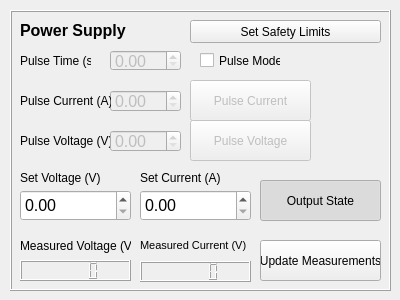
<?xml version="1.0" encoding="UTF-8"?>
<ui version="4.0">
 <class>Form</class>
 <widget class="QWidget" name="Form">
  <property name="geometry">
   <rect>
    <x>0</x>
    <y>0</y>
    <width>400</width>
    <height>300</height>
   </rect>
  </property>
  <property name="windowTitle">
   <string>Form</string>
  </property>
  <widget class="QFrame" name="frame">
   <property name="geometry">
    <rect>
     <x>10</x>
     <y>10</y>
     <width>381</width>
     <height>281</height>
    </rect>
   </property>
   <property name="frameShape">
    <enum>QFrame::Box</enum>
   </property>
   <property name="frameShadow">
    <enum>QFrame::Raised</enum>
   </property>
   <widget class="QLCDNumber" name="ps_current_lcd">
    <property name="geometry">
     <rect>
      <x>130</x>
      <y>251</y>
      <width>111</width>
      <height>21</height>
     </rect>
    </property>
    <property name="font">
     <font>
      <pointsize>12</pointsize>
      <weight>75</weight>
      <bold>true</bold>
     </font>
    </property>
   </widget>
   <widget class="QLabel" name="label_5">
    <property name="geometry">
     <rect>
      <x>130</x>
      <y>220</y>
      <width>111</width>
      <height>31</height>
     </rect>
    </property>
    <property name="font">
     <font>
      <pointsize>8</pointsize>
     </font>
    </property>
    <property name="text">
     <string>Measured Current (V)</string>
    </property>
   </widget>
   <widget class="QLCDNumber" name="ps_voltage_lcd">
    <property name="geometry">
     <rect>
      <x>10</x>
      <y>250</y>
      <width>111</width>
      <height>21</height>
     </rect>
    </property>
    <property name="font">
     <font>
      <pointsize>12</pointsize>
      <weight>75</weight>
      <bold>true</bold>
     </font>
    </property>
   </widget>
   <widget class="QLabel" name="label_4">
    <property name="geometry">
     <rect>
      <x>10</x>
      <y>225</y>
      <width>111</width>
      <height>21</height>
     </rect>
    </property>
    <property name="text">
     <string>Measured Voltage (V)</string>
    </property>
   </widget>
   <widget class="QDoubleSpinBox" name="ps_voltage_spinbox">
    <property name="geometry">
     <rect>
      <x>10</x>
      <y>180</y>
      <width>111</width>
      <height>31</height>
     </rect>
    </property>
    <property name="font">
     <font>
      <pointsize>12</pointsize>
     </font>
    </property>
   </widget>
   <widget class="QDoubleSpinBox" name="ps_current_spinbox">
    <property name="geometry">
     <rect>
      <x>130</x>
      <y>180</y>
      <width>111</width>
      <height>31</height>
     </rect>
    </property>
    <property name="font">
     <font>
      <pointsize>12</pointsize>
     </font>
    </property>
   </widget>
   <widget class="QLabel" name="label">
    <property name="geometry">
     <rect>
      <x>10</x>
      <y>160</y>
      <width>91</width>
      <height>16</height>
     </rect>
    </property>
    <property name="text">
     <string>Set Voltage (V)</string>
    </property>
   </widget>
   <widget class="QLabel" name="label_3">
    <property name="geometry">
     <rect>
      <x>130</x>
      <y>160</y>
      <width>91</width>
      <height>16</height>
     </rect>
    </property>
    <property name="text">
     <string>Set Current (A)</string>
    </property>
   </widget>
   <widget class="QDoubleSpinBox" name="ps_pulse_time_spinbox">
    <property name="enabled">
     <bool>false</bool>
    </property>
    <property name="geometry">
     <rect>
      <x>100</x>
      <y>40</y>
      <width>71</width>
      <height>21</height>
     </rect>
    </property>
    <property name="font">
     <font>
      <pointsize>12</pointsize>
     </font>
    </property>
   </widget>
   <widget class="QLabel" name="label_2">
    <property name="geometry">
     <rect>
      <x>10</x>
      <y>40</y>
      <width>71</width>
      <height>21</height>
     </rect>
    </property>
    <property name="text">
     <string>Pulse Time (s)</string>
    </property>
   </widget>
   <widget class="QCheckBox" name="ps_pulse_mode_checkbox">
    <property name="geometry">
     <rect>
      <x>190</x>
      <y>40</y>
      <width>81</width>
      <height>21</height>
     </rect>
    </property>
    <property name="text">
     <string>Pulse Mode</string>
    </property>
   </widget>
   <widget class="QPushButton" name="ps_output_button">
    <property name="geometry">
     <rect>
      <x>250</x>
      <y>170</y>
      <width>121</width>
      <height>41</height>
     </rect>
    </property>
    <property name="text">
     <string>Output State</string>
    </property>
    <property name="checkable">
     <bool>true</bool>
    </property>
    <property name="checked">
     <bool>true</bool>
    </property>
   </widget>
   <widget class="QPushButton" name="ps_pulse_voltage_button">
    <property name="enabled">
     <bool>false</bool>
    </property>
    <property name="geometry">
     <rect>
      <x>180</x>
      <y>110</y>
      <width>121</width>
      <height>41</height>
     </rect>
    </property>
    <property name="text">
     <string>Pulse Voltage</string>
    </property>
   </widget>
   <widget class="QLabel" name="label_6">
    <property name="geometry">
     <rect>
      <x>10</x>
      <y>10</y>
      <width>141</width>
      <height>21</height>
     </rect>
    </property>
    <property name="font">
     <font>
      <pointsize>12</pointsize>
      <weight>75</weight>
      <bold>true</bold>
     </font>
    </property>
    <property name="text">
     <string>Power Supply</string>
    </property>
   </widget>
   <widget class="QDoubleSpinBox" name="ps_pulse_current_spinbox">
    <property name="enabled">
     <bool>false</bool>
    </property>
    <property name="geometry">
     <rect>
      <x>100</x>
      <y>80</y>
      <width>71</width>
      <height>22</height>
     </rect>
    </property>
    <property name="font">
     <font>
      <pointsize>12</pointsize>
     </font>
    </property>
   </widget>
   <widget class="QLabel" name="label_7">
    <property name="geometry">
     <rect>
      <x>10</x>
      <y>80</y>
      <width>91</width>
      <height>21</height>
     </rect>
    </property>
    <property name="text">
     <string>Pulse Current (A)</string>
    </property>
   </widget>
   <widget class="QPushButton" name="ps_update_button">
    <property name="geometry">
     <rect>
      <x>250</x>
      <y>230</y>
      <width>121</width>
      <height>41</height>
     </rect>
    </property>
    <property name="text">
     <string>Update Measurements</string>
    </property>
   </widget>
   <widget class="QPushButton" name="ps_pulse_current_button">
    <property name="enabled">
     <bool>false</bool>
    </property>
    <property name="geometry">
     <rect>
      <x>180</x>
      <y>70</y>
      <width>121</width>
      <height>41</height>
     </rect>
    </property>
    <property name="text">
     <string>Pulse Current</string>
    </property>
   </widget>
   <widget class="QLabel" name="label_8">
    <property name="geometry">
     <rect>
      <x>10</x>
      <y>120</y>
      <width>91</width>
      <height>21</height>
     </rect>
    </property>
    <property name="text">
     <string>Pulse Voltage (V)</string>
    </property>
   </widget>
   <widget class="QDoubleSpinBox" name="ps_pulse_voltage_spinbox">
    <property name="enabled">
     <bool>false</bool>
    </property>
    <property name="geometry">
     <rect>
      <x>100</x>
      <y>120</y>
      <width>71</width>
      <height>22</height>
     </rect>
    </property>
    <property name="font">
     <font>
      <pointsize>12</pointsize>
     </font>
    </property>
   </widget>
   <widget class="QPushButton" name="ps_set_safety_limits_button">
    <property name="geometry">
     <rect>
      <x>180</x>
      <y>10</y>
      <width>191</width>
      <height>23</height>
     </rect>
    </property>
    <property name="text">
     <string>Set Safety Limits</string>
    </property>
   </widget>
  </widget>
 </widget>
 <resources/>
 <connections>
  <connection>
   <sender>ps_pulse_mode_checkbox</sender>
   <signal>toggled(bool)</signal>
   <receiver>ps_pulse_voltage_button</receiver>
   <slot>setEnabled(bool)</slot>
   <hints>
    <hint type="sourcelabel">
     <x>269</x>
     <y>60</y>
    </hint>
    <hint type="destinationlabel">
     <x>290</x>
     <y>70</y>
    </hint>
   </hints>
  </connection>
  <connection>
   <sender>ps_pulse_mode_checkbox</sender>
   <signal>toggled(bool)</signal>
   <receiver>ps_pulse_time_spinbox</receiver>
   <slot>setEnabled(bool)</slot>
   <hints>
    <hint type="sourcelabel">
     <x>242</x>
     <y>60</y>
    </hint>
    <hint type="destinationlabel">
     <x>111</x>
     <y>87</y>
    </hint>
   </hints>
  </connection>
  <connection>
   <sender>ps_pulse_mode_checkbox</sender>
   <signal>toggled(bool)</signal>
   <receiver>ps_pulse_current_spinbox</receiver>
   <slot>setEnabled(bool)</slot>
   <hints>
    <hint type="sourcelabel">
     <x>227</x>
     <y>53</y>
    </hint>
    <hint type="destinationlabel">
     <x>162</x>
     <y>59</y>
    </hint>
   </hints>
  </connection>
  <connection>
   <sender>ps_pulse_mode_checkbox</sender>
   <signal>toggled(bool)</signal>
   <receiver>ps_current_spinbox</receiver>
   <slot>setDisabled(bool)</slot>
   <hints>
    <hint type="sourcelabel">
     <x>274</x>
     <y>53</y>
    </hint>
    <hint type="destinationlabel">
     <x>269</x>
     <y>138</y>
    </hint>
   </hints>
  </connection>
  <connection>
   <sender>ps_pulse_mode_checkbox</sender>
   <signal>toggled(bool)</signal>
   <receiver>ps_voltage_spinbox</receiver>
   <slot>setDisabled(bool)</slot>
   <hints>
    <hint type="sourcelabel">
     <x>209</x>
     <y>53</y>
    </hint>
    <hint type="destinationlabel">
     <x>137</x>
     <y>144</y>
    </hint>
   </hints>
  </connection>
  <connection>
   <sender>ps_pulse_mode_checkbox</sender>
   <signal>toggled(bool)</signal>
   <receiver>ps_pulse_current_button</receiver>
   <slot>setEnabled(bool)</slot>
   <hints>
    <hint type="sourcelabel">
     <x>204</x>
     <y>65</y>
    </hint>
    <hint type="destinationlabel">
     <x>246</x>
     <y>94</y>
    </hint>
   </hints>
  </connection>
  <connection>
   <sender>ps_pulse_mode_checkbox</sender>
   <signal>toggled(bool)</signal>
   <receiver>ps_pulse_voltage_spinbox</receiver>
   <slot>setEnabled(bool)</slot>
   <hints>
    <hint type="sourcelabel">
     <x>205</x>
     <y>68</y>
    </hint>
    <hint type="destinationlabel">
     <x>149</x>
     <y>121</y>
    </hint>
   </hints>
  </connection>
 </connections>
</ui>
